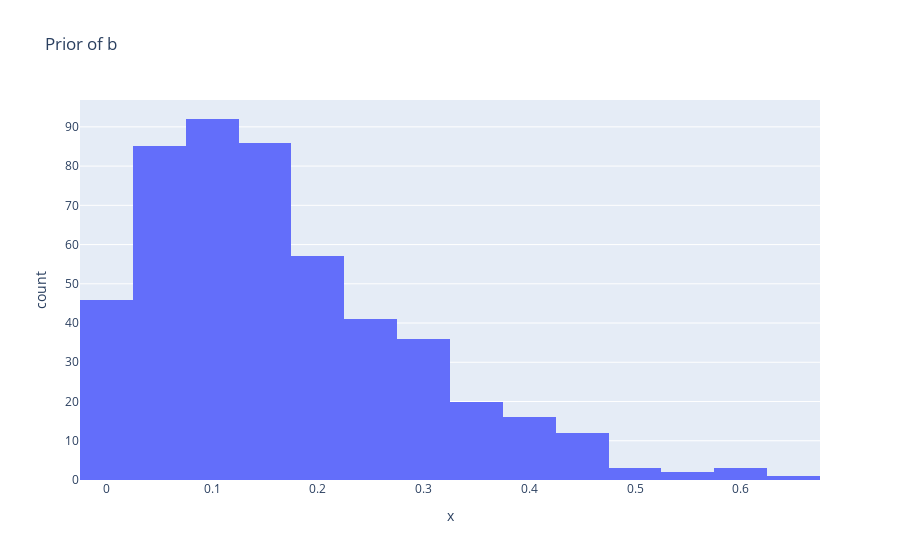

Notebook source saved alongside this figure:
### Code cell
fig = px.histogram(x=prior_pred.prior["b"].values.flatten(), title="Prior of b")
fig.show()

### Figure 1 — Plotly figure (JSON) as saved in the notebook; plotly's stock layout.template omitted (floating-point values rounded to 4 significant figures; data arrays with more than 128 entries replaced by an {"elided": "..."} marker saying what was removed)
{"data": [{"bingroup": "x", "hovertemplate": "x=%{x}<br>count=%{y}<extra></extra>", "legendgroup": "", "marker": {"color": "#636efa", "pattern": {"shape": ""}}, "name": "", "orientation": "v", "showlegend": false, "type": "histogram", "x": {"elided": "500 float values"}, "xaxis": "x", "yaxis": "y"}], "layout": {"barmode": "relative", "legend": {"tracegroupgap": 0}, "title": {"text": "Prior of b"}, "xaxis": {"anchor": "y", "domain": [0, 1], "title": {"text": "x"}}, "yaxis": {"anchor": "x", "domain": [0, 1], "title": {"text": "count"}}}}
